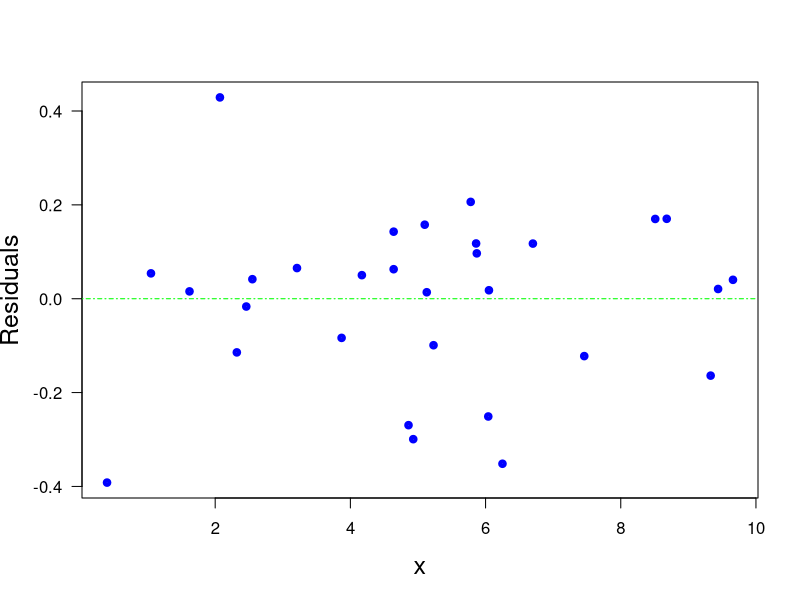

Write the R code that produced this figure.
print('file: R_MMnonlinearFitRes220320.R')
# Michaelis-Menten: residuals of non-linear regression 
#  ---------------------------------------------------
# data: 
  x = c(0.40, 1.05, 1.62, 2.07, 2.32, 2.46, 2.55, 3.21, 3.87, 4.17, 4.64, 4.64, 
        4.86, 4.93, 5.10, 5.13,5.23, 5.78, 5.86, 5.87, 6.04, 6.05, 6.25, 6.70, 
        7.46, 8.51, 8.68, 9.33, 9.44, 9.66)
  y = c(0.36, 1.54, 1.90, 2.54, 2.10, 2.25, 2.34, 2.56, 2.56, 2.75, 2.92, 2.84,
        2.54, 2.52, 3.00, 2.86,2.76, 3.13, 3.05, 3.03, 2.70, 2.97, 2.62, 3.13, 
        2.95, 3.31, 3.32, 3.02, 3.21, 3.24)
n = length(x); print(c(n,'n sample size'))
alpha = 4 # true Vmax
beta  = 2 # true half-saturation constant K
# non-linear regression: you have to choose start values for model parameters
astart = 5; print(c(astart,'start value for alpha = Vmax'))
bstart = 3; print(c(bstart,'start value for beta = K'))
NLs = summary(nls(y ~ a*x/(x+b),start=list(a=astart,b=bstart)))
aNL = NLs$coefficients[1]; bNL = NLs$coefficients[2]
uaNL = NLs$coefficients[3]; ubNL = NLs$coefficients[4]
print(c('estimated alpha = ',round(aNL,2),'+-',round(uaNL,2)))
print(c('estimated  beta = ',round(bNL,2),'+-',round(ubNL,2)))
resNL = NLs$residuals
# png('MichaelisResNL210228.png',width=16,height=12,units='cm',res=300)
plot(x,resNL,type='p',lwd=4,col='blue',xlab='x',ylab='Residuals',las=1,cex=0.6,cex.lab=1.5)
abline(h=0,col='green',lty=4)
# dev.off()
